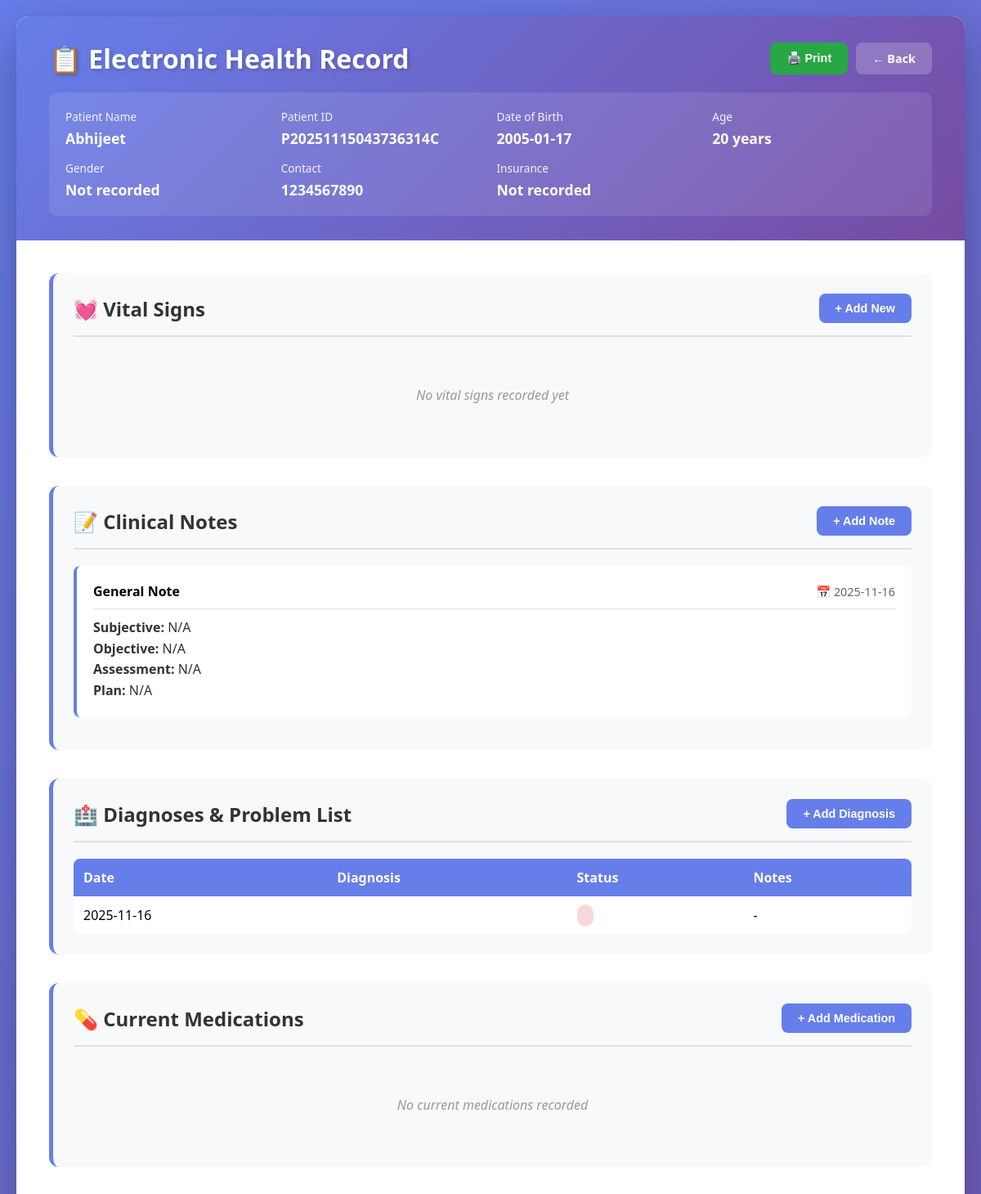
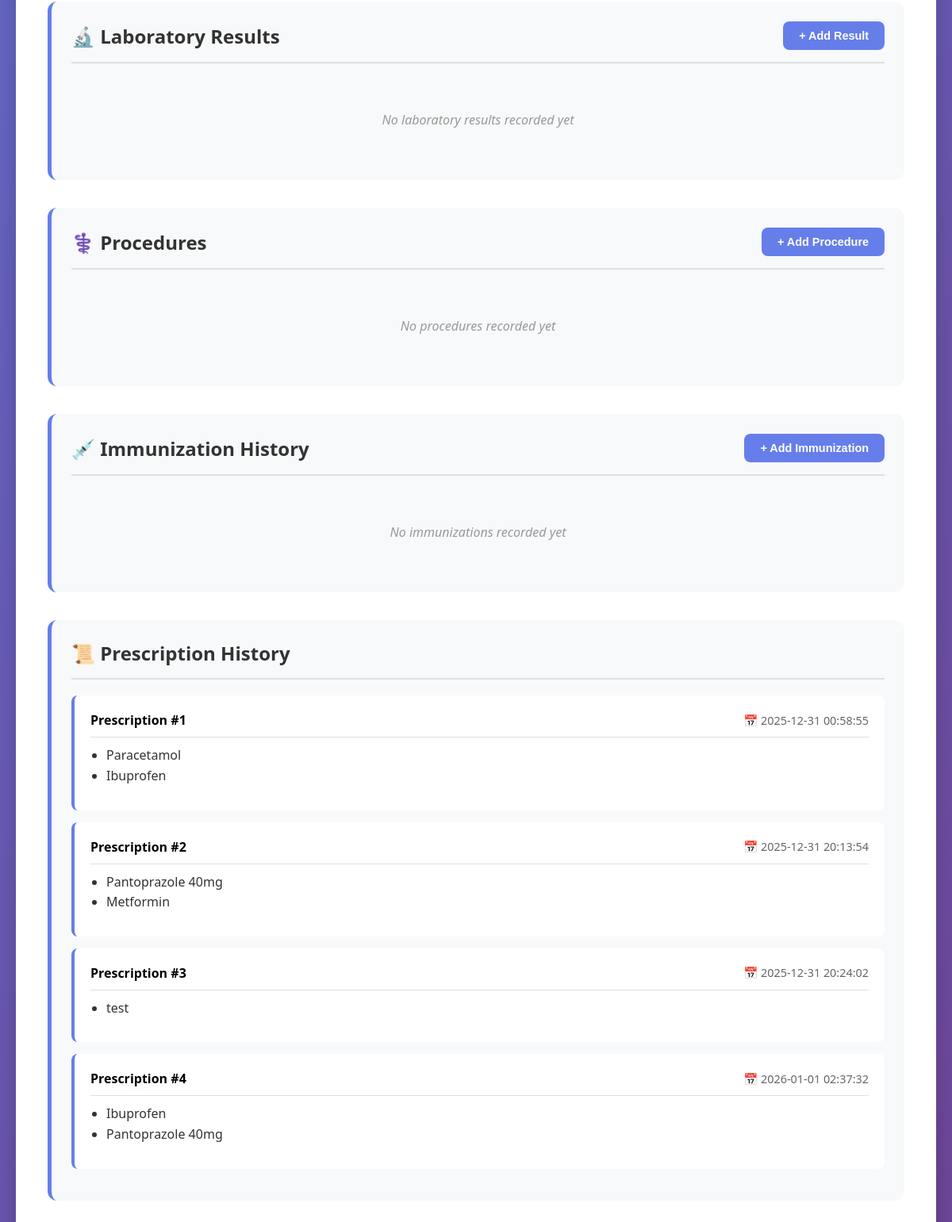
The page /ehr_report/P20251115043736314C on the database its author committed (2 pictures, top to bottom).
### tables this page shows
CREATE TABLE patients (
                    patient_id TEXT PRIMARY KEY,
                    full_name TEXT NOT NULL,
                    date_of_birth TEXT,
                    contact_info TEXT,
                    ehr_data TEXT NOT NULL DEFAULT '{}'
                , gender TEXT, insurance_info TEXT);

### app_new.py (the view)
@app.route('/ehr_report/<patient_id>')
def ehr_report(patient_id):
    logger.info(f"Loading EHR report for patient: {patient_id}")
    db = get_db()
    patient = db.get_patient(patient_id)
    if not patient:
        logger.warning(f"Patient not found: {patient_id}")
        flash(f'Patient with ID {patient_id} not found.', 'error')
        return redirect(url_for('dashboard'))
    try:
        ehr_data = json.loads(patient['ehr_data']) if patient['ehr_data'] else {}
    except:
        ehr_data = {}
    if 'vital_signs' not in ehr_data:
        ehr_data['vital_signs'] = []
    if 'clinical_notes' not in ehr_data:
        ehr_data['clinical_notes'] = []
    if 'medications' not in ehr_data:
        ehr_data['medications'] = []
    if 'diagnoses' not in ehr_data:
        ehr_data['diagnoses'] = []
    if 'procedures' not in ehr_data:
        ehr_data['procedures'] = []
    if 'immunizations' not in ehr_data:
        ehr_data['immunizations'] = []
    if 'lab_results' not in ehr_data:
        ehr_data['lab_results'] = []
    if 'prescriptions' not in ehr_data:
        ehr_data['prescriptions'] = []
    age = 'Unknown'
    if patient.get('date_of_birth'):
        try:
            from datetime import datetime
            dob = datetime.strptime(patient['date_of_birth'], '%Y-%m-%d')
            today = datetime.now()
            age = today.year - dob.year - ((today.month, today.day) < (dob.month, dob.day))
        except:
            age = 'Unknown'
    logger.info(f"Loaded EHR report for: {patient['full_name']} (ID: {patient_id})")
    return render_template('ehr_report.html', patient=patient, ehr_data=ehr_data, age=age)

### templates/ehr_report.html (shortened to what this page needs)
<!DOCTYPE html>
<html lang="en">
<head>
</head>
<body>
    <div class="container">
        <div class="header">
            <div class="header-top">
                <h1>📋 Electronic Health Record</h1>
                <div class="action-buttons">
                    <button onclick="window.print()" class="btn btn-print">🖨️ Print</button>
                    <a href="/appointment/{{ patient.patient_id }}" class="btn btn-back">← Back</a>
                </div>
            </div>
            <div class="patient-header">
                <div class="patient-info-item">
                    <label>Patient Name</label>
                    <div class="value">{{ patient.full_name }}</div>
                </div>
                <div class="patient-info-item">
                    <label>Patient ID</label>
                    <div class="value">{{ patient.patient_id }}</div>
                </div>
                <div class="patient-info-item">
                    <label>Date of Birth</label>
                    <div class="value">{{ patient.date_of_birth or 'Not recorded' }}</div>
                </div>
                <div class="patient-info-item">
                    <label>Age</label>
                    <div class="value">{{ age }} years</div>
                </div>
                <div class="patient-info-item">
                    <label>Gender</label>
                    <div class="value">{{ patient.gender or 'Not recorded' }}</div>
                </div>
                <div class="patient-info-item">
                    <label>Contact</label>
                    <div class="value">{{ patient.contact_info or 'Not recorded' }}</div>
                </div>
                <div class="patient-info-item">
                    <label>Insurance</label>
                    <div class="value">{{ patient.insurance_info or 'Not recorded' }}</div>
                </div>
            </div>
        </div>
        <div class="content">
            <div class="ehr-section">
                <div class="section-header">
                    <h2 class="section-title">💓 Vital Signs</h2>
                    <button onclick="addVitalSigns()" class="btn btn-add">+ Add New</button>
                </div>
                {% if ehr_data.vital_signs and ehr_data.vital_signs|length > 0 %}
                    <table class="data-table">
                        <thead>
                            <tr>
                                <th>Date/Time</th>
                                <th>Height (cm)</th>
                                <th>Weight (kg)</th>
                                <th>BMI</th>
                                <th>BP (mmHg)</th>
                                <th>Pulse (bpm)</th>
                                <th>Temp (°F)</th>
                                <th>Resp Rate</th>
                            </tr>
                        </thead>
                        <tbody>
                            {% for vital in ehr_data.vital_signs %}
                            <tr>
                                <td>{{ vital.date }}</td>
                                <td>{{ vital.height or '-' }}</td>
                                <td>{{ vital.weight or '-' }}</td>
                                <td>{{ vital.bmi or '-' }}</td>
                                <td>{{ vital.blood_pressure or '-' }}</td>
                                <td>{{ vital.pulse_rate or '-' }}</td>
                                <td>{{ vital.temperature or '-' }}</td>
                                <td>{{ vital.respiratory_rate or '-' }}</td>
                            </tr>
                            {% endfor %}
                        </tbody>
                    </table>
                {% else %}
                    <div class="empty-state">No vital signs recorded yet</div>
                {% endif %}
            </div>
            <div class="ehr-section">
                <div class="section-header">
                    <h2 class="section-title">📝 Clinical Notes</h2>
                    <button onclick="addClinicalNote()" class="btn btn-add">+ Add Note</button>
                </div>
                {% if ehr_data.clinical_notes and ehr_data.clinical_notes|length > 0 %}
                    {% for note in ehr_data.clinical_notes %}
                    <div class="note-card">
                        <div class="note-header">
                            <strong>{{ note.type or 'General Note' }}</strong>
                            <span class="note-date">📅 {{ note.date }}</span>
                        </div>
                        <div class="note-content">
                            <p><strong>Subjective:</strong> {{ note.subjective or 'N/A' }}</p>
                            <p><strong>Objective:</strong> {{ note.objective or 'N/A' }}</p>
                            <p><strong>Assessment:</strong> {{ note.assessment or 'N/A' }}</p>
                            <p><strong>Plan:</strong> {{ note.plan or 'N/A' }}</p>
                        </div>
                    </div>
                    {% endfor %}
                {% else %}
                    <div class="empty-state">No clinical notes recorded yet</div>
                {% endif %}
            </div>
            <div class="ehr-section">
                <div class="section-header">
                    <h2 class="section-title">🏥 Diagnoses & Problem List</h2>
                    <button onclick="addDiagnosis()" class="btn btn-add">+ Add Diagnosis</button>
                </div>
                {% if ehr_data.diagnoses and ehr_data.diagnoses|length > 0 %}
                    <table class="data-table">
                        <thead>
                            <tr>
                                <th>Date</th>
                                <th>Diagnosis</th>
                                <th>Status</th>
                                <th>Notes</th>
                            </tr>
                        </thead>
                        <tbody>
                            {% for diagnosis in ehr_data.diagnoses %}
                            <tr>
                                <td>{{ diagnosis.date }}</td>
                                <td><strong>{{ diagnosis.condition }}</strong></td>
                                <td><span style="padding: 4px 10px; border-radius: 12px; background: {% if diagnosis.status == 'Active' %}#d4edda{% else %}#f8d7da{% endif %}; color: {% if diagnosis.status == 'Active' %}#155724{% else %}#721c24{% endif %}; font-size: 0.85em;">{{ diagnosis.status }}</span></td>
                                <td>{{ diagnosis.notes or '-' }}</td>
                            </tr>
                            {% endfor %}
                        </tbody>
                    </table>
                {% else %}
                    <div class="empty-state">No diagnoses recorded yet</div>
                {% endif %}
            </div>
            <div class="ehr-section">
                <div class="section-header">
                    <h2 class="section-title">💊 Current Medications</h2>
                    <button onclick="addMedication()" class="btn btn-add">+ Add Medication</button>
                </div>
                {% if ehr_data.medications and ehr_data.medications|length > 0 %}
                    <table class="data-table">
                        <thead>
                            <tr>
                                <th>Medication</th>
                                <th>Dosage</th>
                                <th>Frequency</th>
                                <th>Start Date</th>
                                <th>Status</th>
                            </tr>
                        </thead>
                        <tbody>
                            {% for med in ehr_data.medications %}
                            <tr>
                                <td><strong>{{ med.name }}</strong></td>
                                <td>{{ med.dosage }}</td>
                                <td>{{ med.frequency }}</td>
                                <td>{{ med.start_date }}</td>
                                <td><span style="padding: 4px 10px; border-radius: 12px; background: {% if med.status == 'Active' %}#d4edda{% else %}#f8d7da{% endif %}; color: {% if med.status == 'Active' %}#155724{% else %}#721c24{% endif %}; font-size: 0.85em;">{{ med.status }}</span></td>
                            </tr>
                            {% endfor %}
                        </tbody>
                    </table>
                {% else %}
                    <div class="empty-state">No current medications recorded</div>
                {% endif %}
            </div>
            <div class="ehr-section">
                <div class="section-header">
                    <h2 class="section-title">🔬 Laboratory Results</h2>
                    <button onclick="addLabResult()" class="btn btn-add">+ Add Result</button>
                </div>
                {% if ehr_data.lab_results and ehr_data.lab_results|length > 0 %}
                    <table class="data-table">
                        <thead>
                            <tr>
                                <th>Date</th>
                                <th>Test Name</th>
                                <th>Result</th>
                                <th>Unit</th>
                                <th>Reference Range</th>
                                <th>Status</th>
                            </tr>
                        </thead>
                        <tbody>
                            {% for lab in ehr_data.lab_results %}
                            <tr>
                                <td>{{ lab.date }}</td>
                                <td><strong>{{ lab.test_name }}</strong></td>
                                <td>{{ lab.result }}</td>
                                <td>{{ lab.unit }}</td>
                                <td>{{ lab.reference_range }}</td>
                                <td><span style="padding: 4px 10px; border-radius: 12px; background: {% if lab.abnormal %}#fff3cd{% else %}#d4edda{% endif %}; color: {% if lab.abnormal %}#856404{% else %}#155724{% endif %}; font-size: 0.85em;">{% if lab.abnormal %}⚠️ Abnormal{% else %}Normal{% endif %}</span></td>
                            </tr>
                            {% endfor %}
                        </tbody>
                    </table>
                {% else %}
                    <div class="empty-state">No laboratory results recorded yet</div>
                {% endif %}
            </div>
            <div class="ehr-section">
                <div class="section-header">
                    <h2 class="section-title">⚕️ Procedures</h2>
                    <button onclick="addProcedure()" class="btn btn-add">+ Add Procedure</button>
                </div>
                {% if ehr_data.procedures and ehr_data.procedures|length > 0 %}
                    <table class="data-table">
                        <thead>
                            <tr>
                                <th>Date</th>
                                <th>Procedure</th>
                                <th>Performed By</th>
                                <th>Notes</th>
                            </tr>
                        </thead>
                        <tbody>
                            {% for procedure in ehr_data.procedures %}
                            <tr>
                                <td>{{ procedure.date }}</td>
                                <td><strong>{{ procedure.name }}</strong></td>
                                <td>{{ procedure.performed_by }}</td>
                                <td>{{ procedure.notes or '-' }}</td>
                            </tr>
                            {% endfor %}
                        </tbody>
                    </table>
                {% else %}
                    <div class="empty-state">No procedures recorded yet</div>
                {% endif %}
            </div>
            <div class="ehr-section">
                <div class="section-header">
                    <h2 class="section-title">💉 Immunization History</h2>
                    <button onclick="addImmunization()" class="btn btn-add">+ Add Immunization</button>
                </div>
                {% if ehr_data.immunizations and ehr_data.immunizations|length > 0 %}
                    <table class="data-table">
                        <thead>
                            <tr>
                                <th>Date</th>
                                <th>Vaccine</th>
                                <th>Dose</th>
                                <th>Administered By</th>
                                <th>Notes</th>
                            </tr>
                        </thead>
                        <tbody>
                            {% for immunization in ehr_data.immunizations %}
                            <tr>
                                <td>{{ immunization.date }}</td>
                                <td><strong>{{ immunization.vaccine }}</strong></td>
                                <td>{{ immunization.dose }}</td>
                                <td>{{ immunization.administered_by }}</td>
                                <td>{{ immunization.notes or '-' }}</td>
                            </tr>
                            {% endfor %}
                        </tbody>
                    </table>
                {% else %}
                    <div class="empty-state">No immunizations recorded yet</div>
                {% endif %}
            </div>
            <div class="ehr-section">
                <div class="section-header">
                    <h2 class="section-title">📜 Prescription History</h2>
                </div>
                {% if ehr_data.prescriptions and ehr_data.prescriptions|length > 0 %}
                    {% for prescription in ehr_data.prescriptions %}
                    <div class="note-card">
                        <div class="note-header">
                            <strong>Prescription #{{ loop.index }}</strong>
                            <span class="note-date">📅 {{ prescription.date }}</span>
                        </div>
                        <div class="note-content">
                            <ul style="margin: 10px 0; padding-left: 20px;">
                                {% for medicine in prescription.medicines %}
                                <li>{{ medicine }}</li>
                                {% endfor %}
                            </ul>
                        </div>
                    </div>
                    {% endfor %}
                {% else %}
                    <div class="empty-state">No prescriptions recorded yet</div>
                {% endif %}
            </div>
        </div>
    </div>
</body>
</html>

### rows shown on the page
patients: full_name "Abhijeet", patient_id "P20251115043736314C", date_of_birth "2005-01-17", contact_info "1234567890"

### other values the page prints
{{ age }} "20"
{{ patient.gender or 'Not recorded' }} "Not recorded"
{{ patient.insurance_info or 'Not recorded' }} "Not recorded"
{{ note.type or 'General Note' }} "General Note"
{{ note.date }} "2025-11-16"
{{ note.subjective or 'N/A' }} "N/A"
{{ note.objective or 'N/A' }} "N/A"
{{ note.assessment or 'N/A' }} "N/A"
{{ note.plan or 'N/A' }} "N/A"
{{ diagnosis.date }} "2025-11-16"
{{ diagnosis.notes or '-' }} "-"
{{ prescription.date }} "2025-12-31 00:58:55" "2025-12-31 20:13:54" "2025-12-31 20:24:02" "2026-01-01 02:37:32"
{{ medicine }} "Paracetamol" "Ibuprofen" "Pantoprazole 40mg" "Metformin" "test" "Ibuprofen" "Pantoprazole 40mg"
